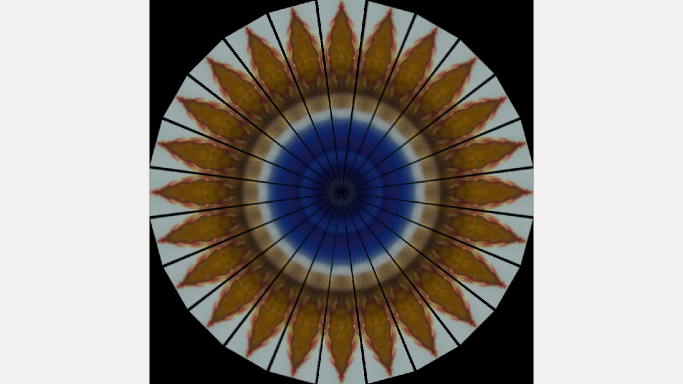
//> input picture 1.png, 1366 x 768 px, given in place of the camera (shown at 1/2 size)
$ ./pipe   (built with g++ and OpenCV 4)
//> lines starting //> are read from the running program, lines starting //| are printed output that depends on the picture; after the words box and inside, x2 and y2 are one past the last pixel; in counts of white or black regions, pixels touching at a corner belong together
#include<opencv2/core/core.hpp>
#include<opencv2/highgui/highgui.hpp>
#include<opencv2/imgproc/imgproc.hpp>
#include<iostream>
int size1=700;
using namespace cv;
using namespace std;
Mat rotate(Mat source,int angle){
    Mat dst;
    Mat empty(size1,size1,CV_8UC3,Scalar(0,0,0));
    Point2f src_center(source.cols/2.0F, source.rows/2.0F);
    Mat rot_mat = getRotationMatrix2D(src_center, angle, 1.0);
    warpAffine(source, dst, rot_mat, source.size());
    return dst;
}
Mat cuts(Mat img,Mat kal1, Mat kal2,Mat rotated, Mat add,Mat fliped_add,int count,int cut_number){
    Mat gray,edge;
    count = count %1000;
    if(cut_number==8){
        for (int j = 3*img.cols/8; j <img.cols/2; ++j)
        {
       for(int i=0;i<img.rows/2;i++){
        if(i < 4*j-3*img.cols/2){
            kal1.at<Vec3b>(i,j)=img.at<Vec3b>(i, j);
        } }
       }

        flip(kal1,kal2,1);
        addWeighted(kal1,1,kal2,1,0,add);
        flip(add,fliped_add,0);
        addWeighted(fliped_add,1,add,1,0,add);
        rotated = rotate(add,90);
        addWeighted(rotated,1,add,1,0,add);
        rotated = rotate(rotated,-30);
        addWeighted(rotated,1,add,1,0,add);
        rotated = rotate(rotated,-30);
        addWeighted(rotated,1,add,1,0,add);
        rotated = rotate(rotated,-60);
        addWeighted(rotated,1,add,1,0,add);
        rotated = rotate(rotated,-30);
        addWeighted(rotated,1,add,1,0,add);
        if(count<=10||count>=140){
        // cout <<  "Hello" << endl;
        cvtColor(add, gray, CV_BGR2GRAY);
        Canny( gray, edge, 50, 150, 3);
        edge.convertTo(add, CV_8U);
        }

        return add;
    }

    if (cut_number==16)
    {
               for (int i = 0; i <=img.rows; ++i)
       {
        for (int j =7*img.cols/16; j<img.cols/2; ++j)
        {
            if (i <= 8*j-7*img.cols/2)
            {
            kal1.at<Vec3b>(i,j)=img.at<Vec3b>(i, j);
            }
        }
       }


        flip(kal1,kal2,1);
        // transpose(kal1,kal1);
        addWeighted(kal1,1,kal2,1,0,add);
        flip(add,fliped_add,0);
        addWeighted(fliped_add,1,add,1,0,add);
        rotated = rotate(add,15);
        for (int i = 0; i < 10; ++i)
        {
            addWeighted(rotated,1,add,1,0,add);
            rotated = rotate(rotated,15);

        }
        addWeighted(rotated,1,add,1,0,add);
        if(count<160|| count >590){
        // cout <<  "Hello" << endl;
        cvtColor(add, gray, CV_BGR2GRAY);
        Canny( gray, edge, 50, 150, 3);
        edge.convertTo(add, CV_8U);
        }
        return add;

    }


}
int main()
{
    Mat img,cap_image,img2,kal1(size1,size1,CV_8UC3,Scalar(0,0,0));
    Mat kal2,add,fliped_add,rotated;
    bool Cap_opened;
    int count=1;
    ostringstream str1,count_str;
    VideoCapture cap(0);
	cvNamedWindow("Kaleidoscope",CV_WINDOW_NORMAL);
	// cvSetWindowProperty("Kaleidoscope",CV_WND_PROP_FULLSCREEN,CV_WINDOW_FULLSCREEN);
	// cap.open("http://192.168.0./cam_pic_new.php?x.mjpeg");
    int store_point=301;
    for(;;)
    {
        cout <<  store_point << endl;
    if (cap.isOpened() & store_point%300!=0)
    {
        cap>>cap_image;
//> cap_image is the input picture: 768 rows x 1366 cols, CV_8UC3; mean B, G, R 135.9, 142.1, 148.2
        //Resize
       resize(cap_image,cap_image,Size(size1,size1));
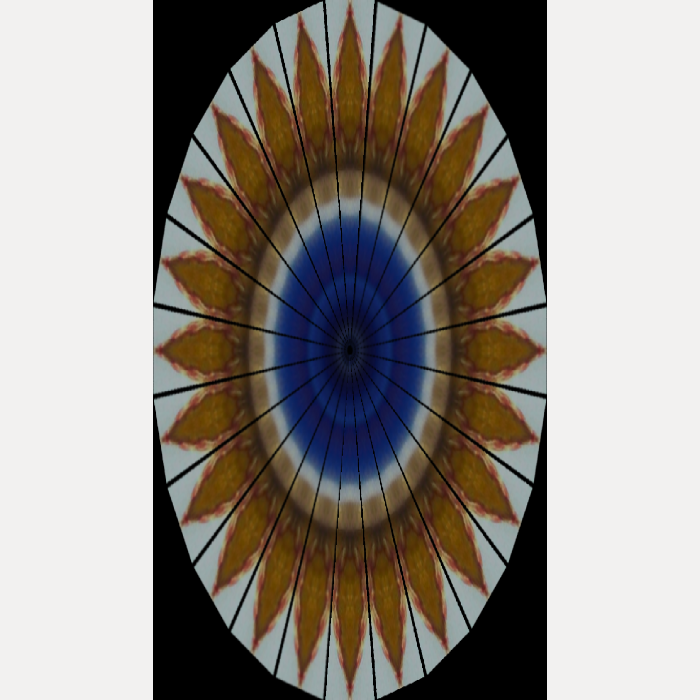
//> cap_image: 700 rows x 700 cols, CV_8UC3; mean B, G, R 135.7, 141.9, 148
       // str1.clear();
       str1 << store_point;
       imwrite("buffer_store//"+str1.str()+".jpg", cap_image);
       cout<< "Storing in buffer_store//"+str1.str()+".jpg"<<endl;
       Cap_opened = true;
       str1.str("");

    }
        count_str << count;
        cout<< "buffer_store//"+count_str.str()+".jpg"<<endl;
        img=imread("buffer_store//"+count_str.str()+".jpg");
        count_str.str("");
        // cout<< count+" Image Processing" << endl;
        resize(img,img,Size(size1,size1));
        if(count%300<=150){
            kal1 =0;
            add=cuts(img,kal1,kal2,rotated,add,fliped_add,count,8);
//> after the loop in cuts, `for (int j = 3*img.cols/8; j <img.cols/2; ++j)`:
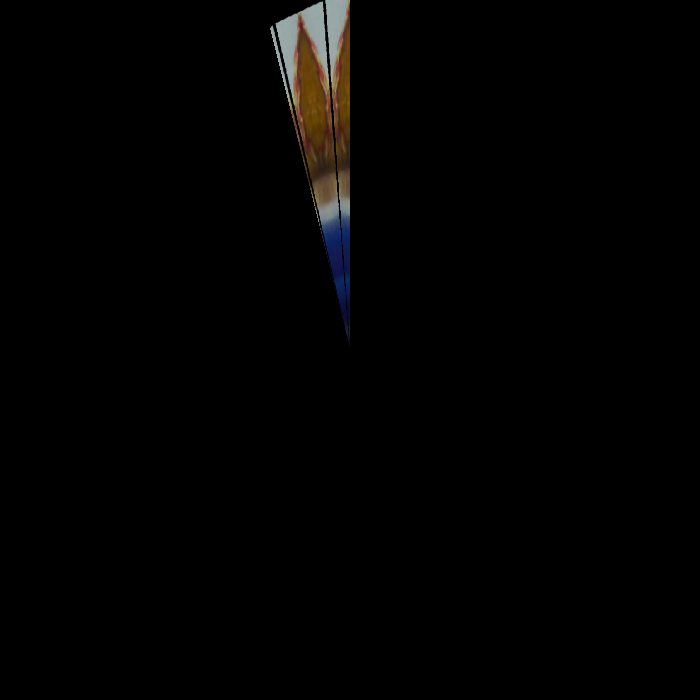
//> kal1: 700 rows x 700 cols, CV_8UC3; mean B, G, R 2, 2.4, 2.8
//> in cuts, `addWeighted(fliped_add,1,add,1,0,add);`: add: 700 rows x 700 cols, CV_8UC3; mean B, G, R 8.1, 9.6, 11
//> in cuts, `addWeighted(rotated,1,add,1,0,add);`: add: 700 rows x 700 cols, CV_8UC3; mean B, G, R 16.2, 19.2, 22.1
//> in cuts, `addWeighted(rotated,1,add,1,0,add);`: add: 700 rows x 700 cols, CV_8UC3; mean B, G, R 24.3, 28.7, 33.1
//> in cuts, `addWeighted(rotated,1,add,1,0,add);`:
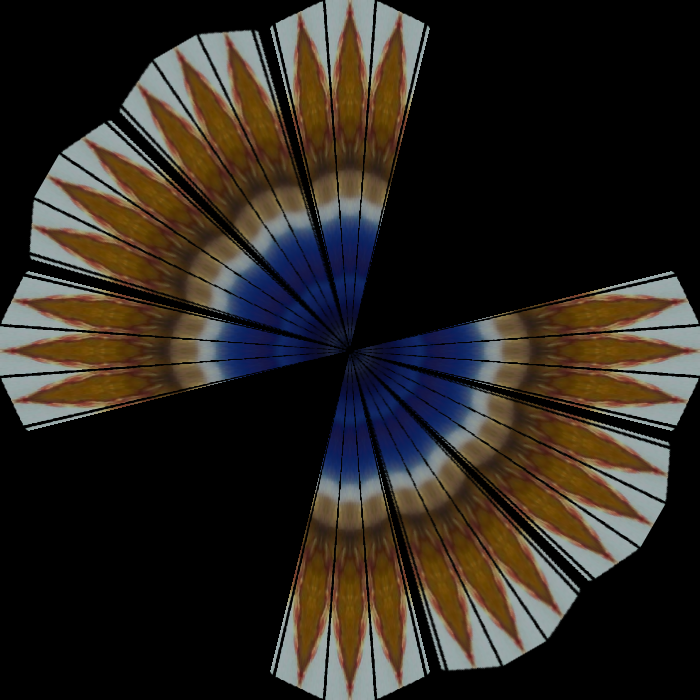
//> add: 700 rows x 700 cols, CV_8UC3; mean B, G, R 32.5, 38.3, 44.1
//> in cuts, `addWeighted(rotated,1,add,1,0,add);`:
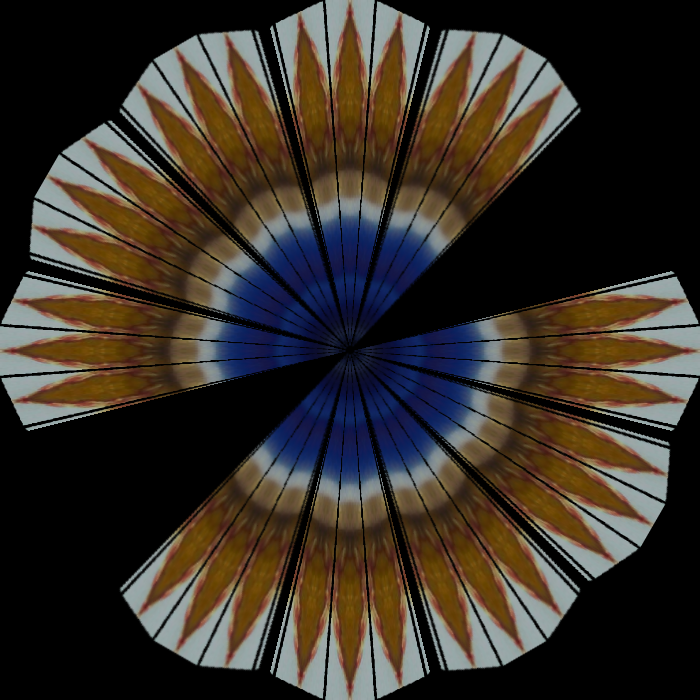
//> add: 700 rows x 700 cols, CV_8UC3; 12.29% of pixels changed, all inside (x1, y1, x2, y2) = (118, 27, 582, 672)
//> in cuts, `addWeighted(rotated,1,add,1,0,add);`:
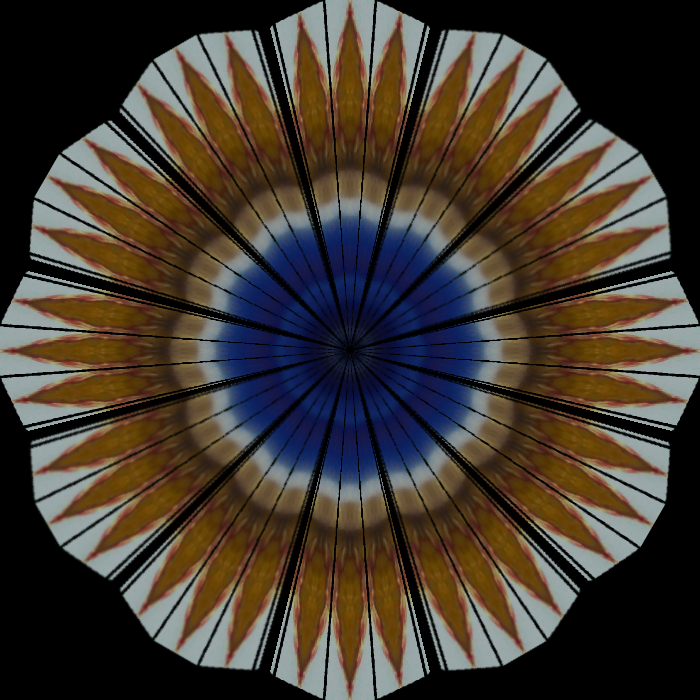
//> add: 700 rows x 700 cols, CV_8UC3; 12.4% of pixels changed, all inside (x1, y1, x2, y2) = (28, 118, 673, 582)
//> in cuts, `cvtColor(add, gray, CV_BGR2GRAY);`:
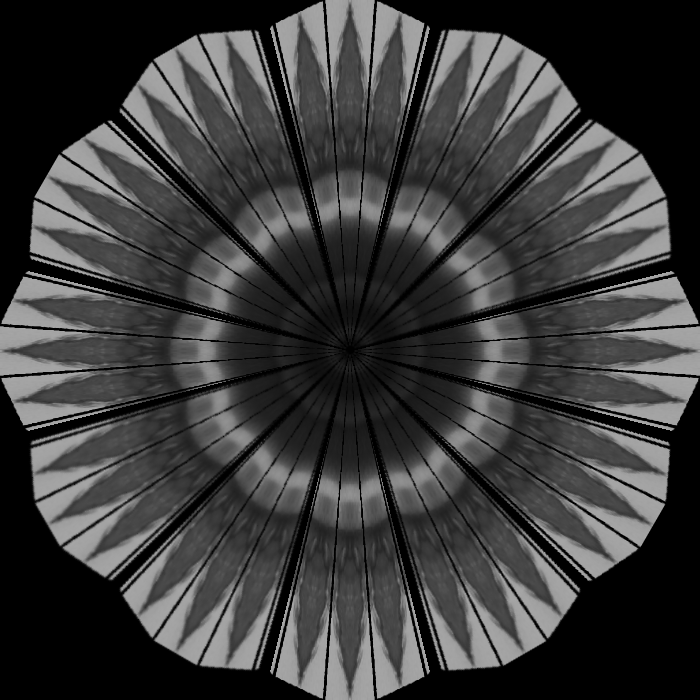
//> gray: 700 rows x 700 cols, CV_8UC1; min 0, max 167, mean 59.1
//> in cuts, `Canny( gray, edge, 50, 150, 3);`:
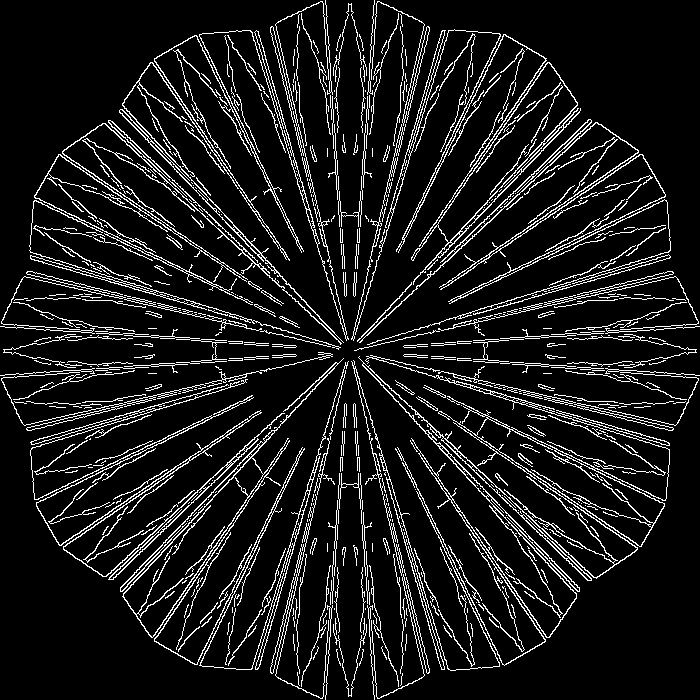
//> edge: 700 rows x 700 cols, CV_8UC1; 10.4% white in thin lines or dots
        }
        if(count%300>150){
            kal1=0;
            add=cuts(img,kal1,kal2,rotated,add,fliped_add,count,16);
            if(count%300==299){
            if(store_point%300==299){
                count =600-count%600-1;
                store_point=600-store_point%600-1;
            }
            else{
                if(store_point>300){
                    count =0;
                }
                else{
                    count=300;
                }

            }
        }
        }
        if(Cap_opened){
            store_point++;
        }
        count++;

        imshow("img",img);
        imshow("Kaleidoscope",add);
        waitKey(1);
    }

    return 1;

}
